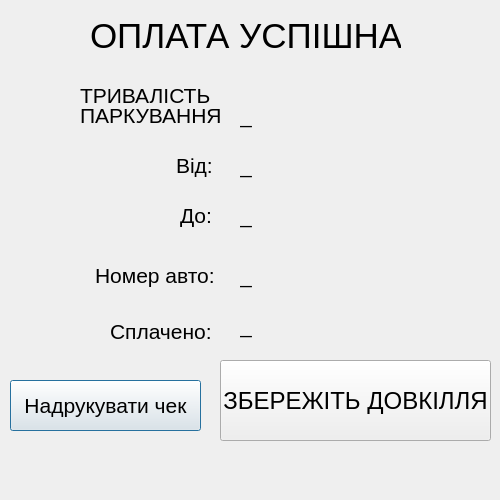
<?xml version="1.0" encoding="UTF-8"?>
<ui version="4.0">
 <class>PaymentComplete</class>
 <widget class="QDialog" name="PaymentComplete">
  <property name="geometry">
   <rect>
    <x>0</x>
    <y>0</y>
    <width>500</width>
    <height>500</height>
   </rect>
  </property>
  <property name="windowTitle">
   <string>Dialog</string>
  </property>
  <widget class="QPushButton" name="print_check">
   <property name="geometry">
    <rect>
     <x>10</x>
     <y>380</y>
     <width>191</width>
     <height>51</height>
    </rect>
   </property>
   <property name="font">
    <font>
     <pointsize>16</pointsize>
    </font>
   </property>
   <property name="text">
    <string>Надрукувати чек</string>
   </property>
  </widget>
  <widget class="QPushButton" name="cancel">
   <property name="geometry">
    <rect>
     <x>220</x>
     <y>360</y>
     <width>271</width>
     <height>81</height>
    </rect>
   </property>
   <property name="font">
    <font>
     <pointsize>18</pointsize>
    </font>
   </property>
   <property name="text">
    <string>ЗБЕРЕЖІТЬ ДОВКІЛЛЯ</string>
   </property>
  </widget>
  <widget class="QLabel" name="label_10">
   <property name="geometry">
    <rect>
     <x>80</x>
     <y>80</y>
     <width>141</width>
     <height>31</height>
    </rect>
   </property>
   <property name="font">
    <font>
     <pointsize>16</pointsize>
    </font>
   </property>
   <property name="text">
    <string>ТРИВАЛІСТЬ</string>
   </property>
  </widget>
  <widget class="QLabel" name="duration_label">
   <property name="geometry">
    <rect>
     <x>240</x>
     <y>90</y>
     <width>211</width>
     <height>51</height>
    </rect>
   </property>
   <property name="font">
    <font>
     <pointsize>16</pointsize>
    </font>
   </property>
   <property name="text">
    <string>_</string>
   </property>
  </widget>
  <widget class="QLabel" name="time_start_label">
   <property name="geometry">
    <rect>
     <x>240</x>
     <y>140</y>
     <width>211</width>
     <height>51</height>
    </rect>
   </property>
   <property name="font">
    <font>
     <pointsize>16</pointsize>
    </font>
   </property>
   <property name="text">
    <string>_</string>
   </property>
  </widget>
  <widget class="QLabel" name="label_11">
   <property name="geometry">
    <rect>
     <x>176</x>
     <y>140</y>
     <width>91</width>
     <height>51</height>
    </rect>
   </property>
   <property name="font">
    <font>
     <pointsize>16</pointsize>
    </font>
   </property>
   <property name="text">
    <string>Від:</string>
   </property>
  </widget>
  <widget class="QLabel" name="label_14">
   <property name="geometry">
    <rect>
     <x>180</x>
     <y>190</y>
     <width>91</width>
     <height>51</height>
    </rect>
   </property>
   <property name="font">
    <font>
     <pointsize>16</pointsize>
    </font>
   </property>
   <property name="text">
    <string>До:</string>
   </property>
  </widget>
  <widget class="QLabel" name="time_limit_label">
   <property name="geometry">
    <rect>
     <x>240</x>
     <y>190</y>
     <width>211</width>
     <height>51</height>
    </rect>
   </property>
   <property name="font">
    <font>
     <pointsize>16</pointsize>
    </font>
   </property>
   <property name="text">
    <string>_</string>
   </property>
  </widget>
  <widget class="QLabel" name="auto_number_label">
   <property name="geometry">
    <rect>
     <x>240</x>
     <y>250</y>
     <width>211</width>
     <height>51</height>
    </rect>
   </property>
   <property name="font">
    <font>
     <pointsize>16</pointsize>
    </font>
   </property>
   <property name="text">
    <string>_</string>
   </property>
  </widget>
  <widget class="QLabel" name="label_17">
   <property name="geometry">
    <rect>
     <x>95</x>
     <y>250</y>
     <width>131</width>
     <height>51</height>
    </rect>
   </property>
   <property name="font">
    <font>
     <pointsize>16</pointsize>
    </font>
   </property>
   <property name="text">
    <string>Номер авто:</string>
   </property>
  </widget>
  <widget class="QLabel" name="label_18">
   <property name="geometry">
    <rect>
     <x>110</x>
     <y>306</y>
     <width>131</width>
     <height>51</height>
    </rect>
   </property>
   <property name="font">
    <font>
     <pointsize>16</pointsize>
    </font>
   </property>
   <property name="text">
    <string>Сплачено:</string>
   </property>
  </widget>
  <widget class="QLabel" name="money_label">
   <property name="geometry">
    <rect>
     <x>240</x>
     <y>300</y>
     <width>211</width>
     <height>51</height>
    </rect>
   </property>
   <property name="font">
    <font>
     <pointsize>16</pointsize>
    </font>
   </property>
   <property name="text">
    <string>_</string>
   </property>
  </widget>
  <widget class="QLabel" name="label_12">
   <property name="geometry">
    <rect>
     <x>80</x>
     <y>100</y>
     <width>141</width>
     <height>31</height>
    </rect>
   </property>
   <property name="font">
    <font>
     <pointsize>16</pointsize>
    </font>
   </property>
   <property name="text">
    <string>ПАРКУВАННЯ:</string>
   </property>
  </widget>
  <widget class="QLabel" name="label_13">
   <property name="geometry">
    <rect>
     <x>90</x>
     <y>10</y>
     <width>311</width>
     <height>51</height>
    </rect>
   </property>
   <property name="font">
    <font>
     <pointsize>26</pointsize>
    </font>
   </property>
   <property name="text">
    <string>ОПЛАТА УСПІШНА</string>
   </property>
  </widget>
 </widget>
 <resources/>
 <connections/>
</ui>
